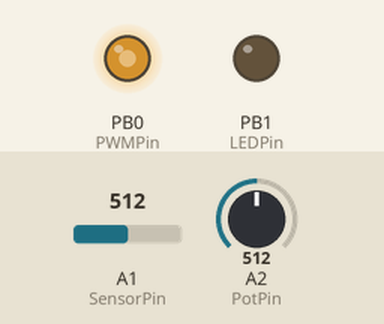
The sketch below on a simulated ATtiny85, built with avr-gcc and run on an emulated ATtiny85. On the bench: output pins drawn as LEDs (lit = HIGH). The test bench sets the inputs (shaded band); at power-on: A2 (PotPin) = 512, A1 (SensorPin) = 512.

Above: at 2.2 s.
2.3 s: A2 (PotPin) set to 716
At 3.0 s:
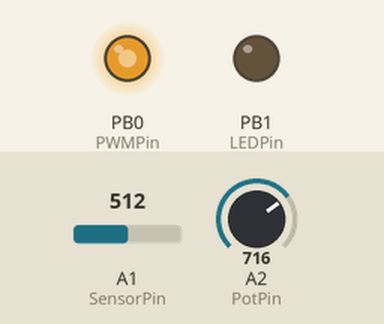
3.8 s: A1 (SensorPin) set to 118
At 5.0 s:
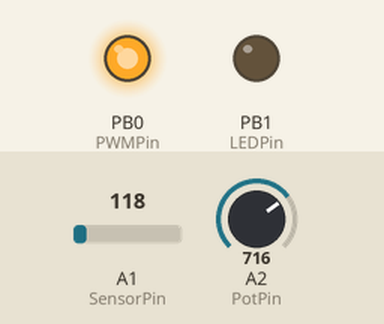
5.3 s: A1 (SensorPin) set to 103
At 6.3 s:
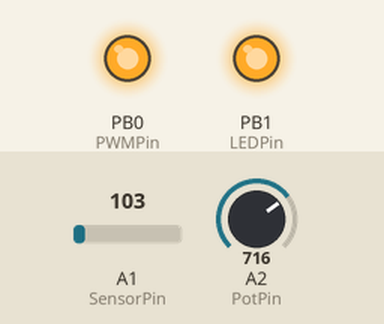
6.8 s: A1 (SensorPin) set to 122
At 7.9 s:
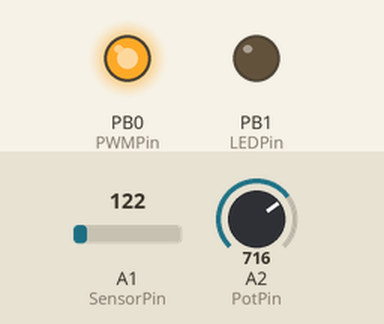
8.3 s: A1 (SensorPin) set to 54
At 8.9 s:
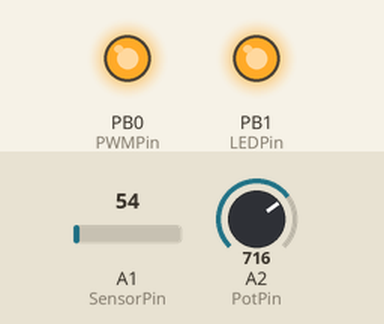
Timing chart, 0 to 10.8 s (numbered marks = the images above; inputs shaded):
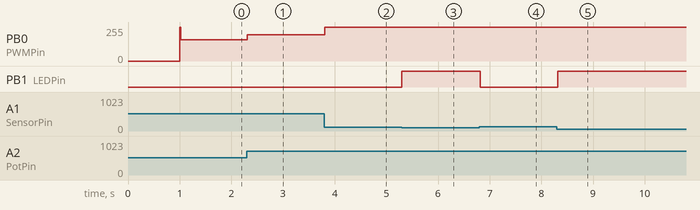

The sketch:

QuadrATX_85.ino
```cpp
// QuadrATX fan speed controller //
//     The Apple Chronicles     //
//            v0.45             //


// NOTES:
// set board to 8MHz!!!
// configure Arduino as ISP


// variables declaration
int SensorPin = A1;  // pin 7
int PWMPin = PB0;   // pin 5
int PotPin = A2; // pin 3
int LEDPin = PB1; // pin 6
int SensorVal; // "temperature" from NTC
int PWMVal;   // fan PWM output "speed"
int PotVal;   // real potentiometer value, to define the cold/normal operation fan speed.
int PotValmapped;  // lowest position shall correspond to the absolute minimum speed (see below) and not OFF, new potentiometer value
int MinSpeed=64; // absolute minimum speed, 0=0% and 255=100%, currently set to 25%, corresponds to lowest pot value

// Calibration variables
int NTCcold=512; // corresponds to ambient temperature, 10K for a 10k NTC @25°C
int NTChot=110; // corresponds to highest temperature before LED lights up, about 1.3K for a 10k NTC @80°C
int PotMin=0; // corresponds to lowest position on potentiometer
int PotMax=1023; // corresponds to highest position on potentiometer


// setup code, to run once
void setup() {

  // avoid fan stall at startup
  delay(1000);

  //set PWM frequency of PB0 (Pin 5, ATTiny85, fan output) to 31,250 Hz.
  TCCR0B = TCCR0B & 0b11111000 | 0b001;

  // define pin modes ATTiny85
  pinMode(SensorPin, INPUT);
  pinMode(PotPin, INPUT);
  pinMode(PWMPin, OUTPUT);
  pinMode(LEDPin, OUTPUT);

  // Set fan to full speed for one second at startup (prevents stall)
  analogWrite(PWMPin, 255);

  delay(1200);
}


// main code, to run repeatedly
void loop() {

  //read NTC sensor value
  SensorVal = analogRead(SensorPin);
   if( (SensorVal > NTCcold) && (SensorVal < 1000) ){ // in case ambient temperature is lower than 25°C
    SensorVal = NTCcold;}
   if( (SensorVal > NTCcold) && (SensorVal > 1000) ){ // NTC failure (open circuit)
    SensorVal = NTChot-1;}

  //read pot value
  PotVal = analogRead(PotPin);

  // map and assign pot/pwm values. 0 to 255 corresponds to 0 to 100%
  PotValmapped = map(PotVal, PotMin, PotMax, MinSpeed, 254); // change potentiometer characteristic, lowest position corresponds to absolute minimum speed
  PWMVal = map(SensorVal, NTCcold, NTChot, PotValmapped, 255); // linear fan curve from ambient to LED lighting up. PotValmapped is the minimum fan speed set by the potentiometer

  // Overheating indicator
  if (SensorVal<NTChot){
    PWMVal=255; // full speed
    digitalWrite(LEDPin, HIGH); // LED ON
  }
  else {
    digitalWrite(LEDPin, LOW); // LED OFF
  }

  //write the PWM value to the pwm output pin
  analogWrite(PWMPin, PWMVal);

  delay(1000); // updates every second

}
```

Measured:
- the behaviour switches between 110 and 109 on A1 (SensorPin) (found by bisection; images 2 and 3)
- after the input at 2.3 s, PB0 (PWMPin): 159/255 → 196/255 at once
- after the input at 3.8 s, PB0 (PWMPin): 196/255 → 253/255 at once
- after the input at 5.3 s, PB0 (PWMPin): 253/255 → 255/255 at once; PB1 (LEDPin): LOW → HIGH at once
- after the input at 6.8 s, PB0 (PWMPin): 255/255 → 253/255 at once; PB1 (LEDPin): HIGH → LOW at once
- after the input at 8.3 s, PB0 (PWMPin): 253/255 → 255/255 at once; PB1 (LEDPin): LOW → HIGH at once
